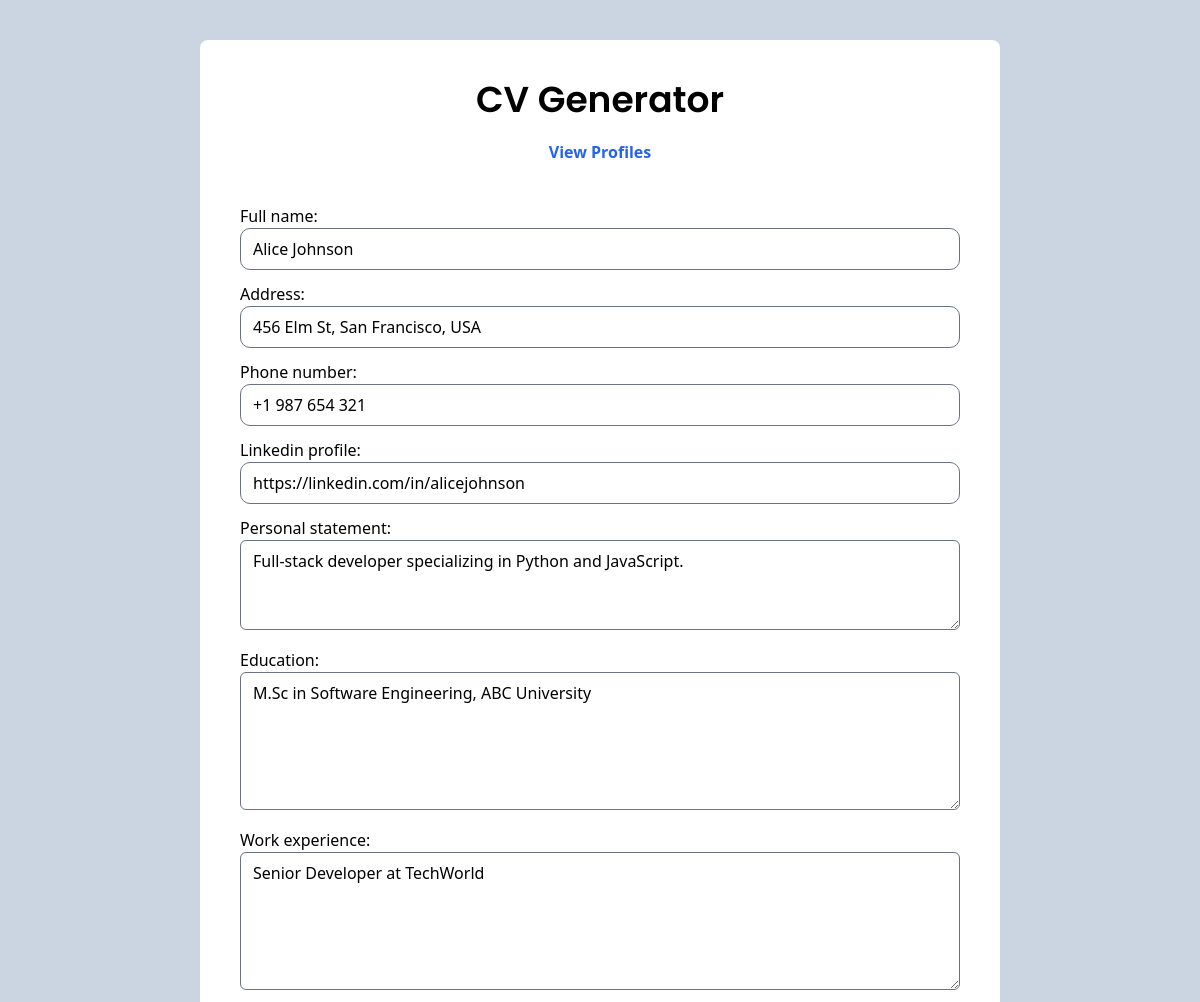
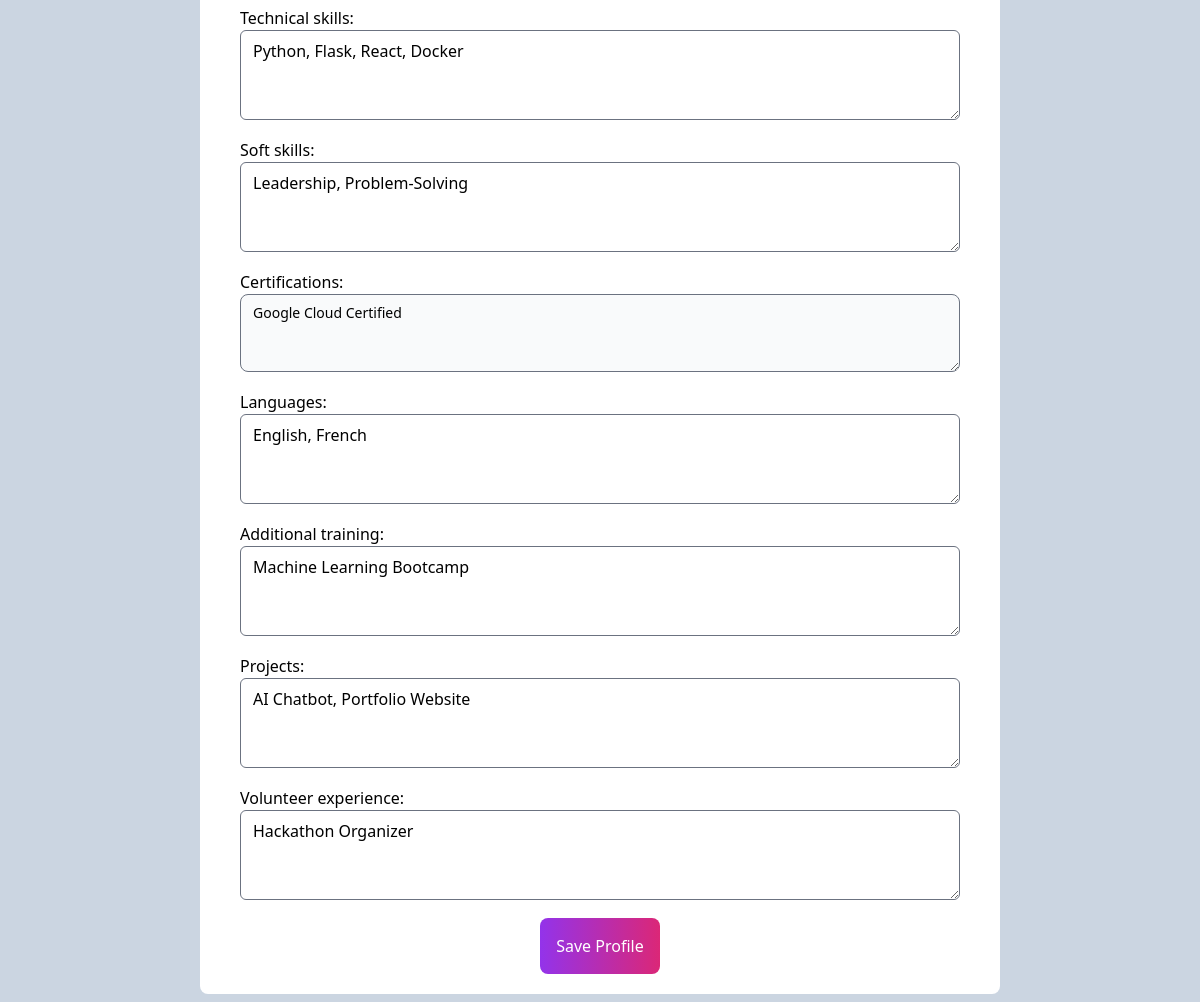
The page /edit/23/ on the database its author committed (2 pictures, top to bottom).
### main/models.py (models this page shows, shortened)
class Profile(models.Model):
    full_name = models.CharField(max_length=200,blank=False)
    address = models.CharField(max_length=255, blank=False)
    phone_number = models.CharField(max_length=20, blank=False)
    linkedin_profile = models.URLField(max_length=200, blank=False)
    personal_statement = models.CharField(max_length=300,blank=False)
    education = models.TextField(blank=False)
    education_point = models.JSONField(default = list)
    work_experience = models.TextField(blank=False)
    work_experience_point = models.JSONField(default=list)
    technical_skills = models.TextField(blank=False)
    technical_skills_point = models.JSONField(default=list)
    soft_skills = models.TextField(blank=True)
    soft_skills_point = models.JSONField(default=list)
    certifications = models.TextField(max_length=200,blank=True)
    certifications_point = models.JSONField(default=list)
    languages = models.TextField(blank=True)
    languages_point = models.JSONField(default=list)
    additional_training = models.TextField(blank=True)
    additional_training_point = models.JSONField(default=list)
    projects = models.TextField(blank=True)
    projects_point = models.JSONField(default=list)
    volunteer_experience = models.TextField(blank=True)
    volunteer_experience_point = models.JSONField(default=list)

### main/views.py (the view)
# urls.py: path("edit/<int:pk>/",views.edit,name="edit"),
def edit(request,pk):
    profile = Profile.objects.get(id=pk)
    if request.method == "POST":
        form = ProfileForm(request.POST,instance = profile)
        if form.is_valid():
            profile = form.save(commit=False)
            profile.education_point = [i.strip() for i in profile.education.split(",")]
            profile.work_experience_point = [i.strip() for i in profile.work_experience.split(",")]
            profile.technical_skills_point = [i.strip() for i in profile.technical_skills.split(",")]
            profile.soft_skills_point = [i.strip() for i in profile.soft_skills.split(",")]
            profile.certifications_point = [i.strip() for i in profile.certifications.split(",")]
            profile.languages_point = [i.strip() for i in profile.languages.split(",")]
            profile.additional_training_point = [i.strip() for i in profile.additional_training.split(",")]
            profile.projects_point = [i.strip() for i in profile.projects.split(",")]
            profile.volunteer_experience_point = [i.strip() for i in profile.volunteer_experience.split(",")]
            profile.save()
            return redirect('profile')
    else:
        form = ProfileForm(instance = profile)
    return render(request,'index.html',{"form":form})

### main/templates/index.html (shortened to what this page needs)
{% load static tailwind_tags %}
<!DOCTYPE html>
<html lang="en">
  <head>
    {% tailwind_css %}
  </head>
  <body class="flex justify-center bg-slate-300 sm:py-10">
    <div
      class="w-[800px] min-h-[100vh] bg-white rounded-lg flex flex-col justify-center items-center pb-5 relative"
    >
      <div class="flex flex-col items-center">
        <h2
          class="font-semibold text-4xl mt-10 mb-5"
          style="font-family: Poppins"
        >
          CV Generator
        </h2>
        <a
          href="{% url 'profile' %}"
          class="text-blue-600 font-semibold hover:underline mb-10"
          >View Profiles</a
        >
      </div>
      <form class="w-full px-10" method="POST" enctype="multipart/form-data">
        <div class="flex flex-col justify-center items-center w-full gap-3">
          {{form.as_p}}
          <button
            type="submit"
            class="p-4 bg-gradient-to-r from-purple-600 to-pink-600 hover:from-purple-500 hover:to-pink-500 transition duration-300 ease-in-out text-white rounded-lg"
          >
            Save Profile
          </button>
        </div>
      </form>
    </div>
  </body>
</html>

### main/templates/index.html (style rules this page uses)
input[type="text"], input[type="url"] { width: 100%; border-radius: 10px; }
p { width: 100%; }

### rows shown on the page
Profile: full_name "Alice Johnson", address "456 Elm St, San Francisco, USA", phone_number "+1 987 654 321", linkedin_profile "https://linkedin.com/in/alicejohnson", personal_statement "Full-stack developer specializing in Python and JavaScript.", education "M.Sc in Software Engineering, ABC University", work_experience "Senior Developer at TechWorld", technical_skills "Python, Flask, React, Docker", soft_skills "Leadership, Problem-Solving", certifications "Google Cloud Certified", languages "English, French", additional_training "Machine Learning Bootcamp", projects "AI Chatbot, Portfolio Website", volunteer_experience "Hackathon Organizer"
